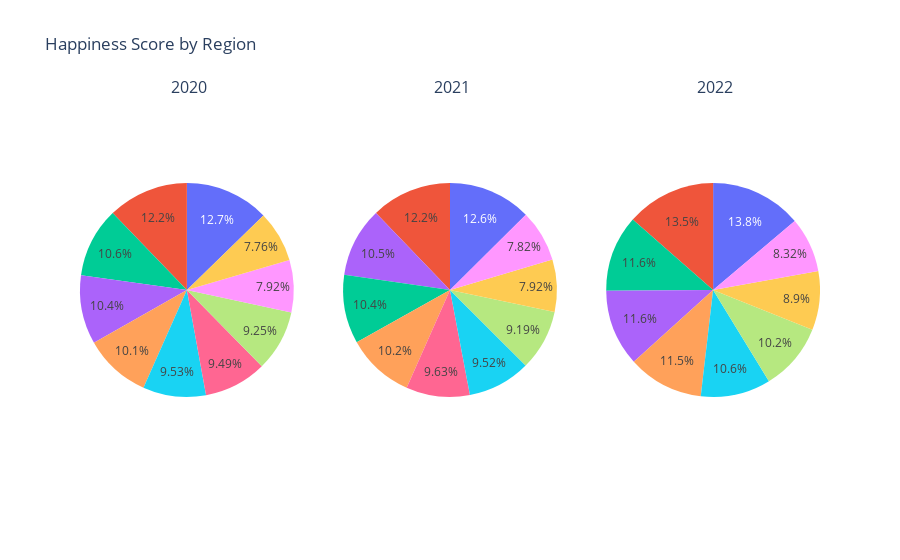

This figure's notebook cell:
### Markdown cell above
### 3 Dashboard: Pie chart

### Code cell
# Filter the years 2020-2022
years = [2020, 2021, 2022]
dfs = [df1[df1['Year'] == year] for year in years]

# Create the subplots
fig = make_subplots(rows=1, cols=3, specs=[[{'type':'domain'}]*3], 
                    subplot_titles=[f" {year}" for year in years])

# Plot the pie charts for each year
for i, df in enumerate(dfs):
    df_agg = df.groupby('Regional indicator')['Happiness score'].mean().reset_index()
    fig.add_trace(px.pie(df_agg, values='Happiness score', names='Regional indicator').data[0], row=1, col=i+1)

# Update the layout
fig.update_layout(title='Happiness Score by Region', showlegend=False)

pie_chart=fig.show()
pie_chart

### Figure 1 — Plotly figure (JSON) as saved in the notebook; plotly's stock layout.template omitted (floating-point values rounded to 4 significant figures)
{"data": [{"domain": {"x": [0, 0.2889], "y": [0, 1]}, "hovertemplate": "Regional indicator=%{label}<br>Happiness score=%{value}<extra></extra>", "labels": ["Central and Eastern Europe", "Commonwealth of Independent States", "East Asia", "Latin America and Caribbean", "Middle East and North Africa", "North America and ANZ", "South Asia", "Southeast Asia", "Sub-Saharan Africa", "Western Europe"], "legendgroup": "", "name": "", "showlegend": true, "type": "pie", "values": [5.884, 5.358, 5.715, 5.982, 5.227, 7.174, 4.475, 5.383, 4.383, 6.899]}, {"domain": {"x": [0.3556, 0.6444], "y": [0, 1]}, "hovertemplate": "Regional indicator=%{label}<br>Happiness score=%{value}<extra></extra>", "labels": ["Central and Eastern Europe", "Commonwealth of Independent States", "East Asia", "Latin America and Caribbean", "Middle East and North Africa", "North America and ANZ", "South Asia", "Southeast Asia", "Sub-Saharan Africa", "Western Europe"], "legendgroup": "", "name": "", "showlegend": true, "type": "pie", "values": [5.985, 5.467, 5.81, 5.908, 5.22, 7.128, 4.442, 5.408, 4.494, 6.915]}, {"domain": {"x": [0.7111, 1], "y": [0, 1]}, "hovertemplate": "Regional indicator=%{label}<br>Happiness score=%{value}<extra></extra>", "labels": ["Central and Eastern Europe", "East Asia", "Latin America and Caribbean", "Middle East and North Africa", "North America and ANZ", "South Asia", "Southeast Asia", "Sub-Saharan Africa", "Western Europe"], "legendgroup": "", "name": "", "showlegend": true, "type": "pie", "values": [5.932, 5.876, 5.933, 5.227, 7.091, 4.265, 5.432, 4.563, 6.944]}], "layout": {"annotations": [{"font": {"size": 16}, "showarrow": false, "text": " 2020", "x": 0.1444, "xanchor": "center", "xref": "paper", "y": 1, "yanchor": "bottom", "yref": "paper"}, {"font": {"size": 16}, "showarrow": false, "text": " 2021", "x": 0.5, "xanchor": "center", "xref": "paper", "y": 1, "yanchor": "bottom", "yref": "paper"}, {"font": {"size": 16}, "showarrow": false, "text": " 2022", "x": 0.8556, "xanchor": "center", "xref": "paper", "y": 1, "yanchor": "bottom", "yref": "paper"}], "showlegend": false, "title": {"text": "Happiness Score by Region"}}}
